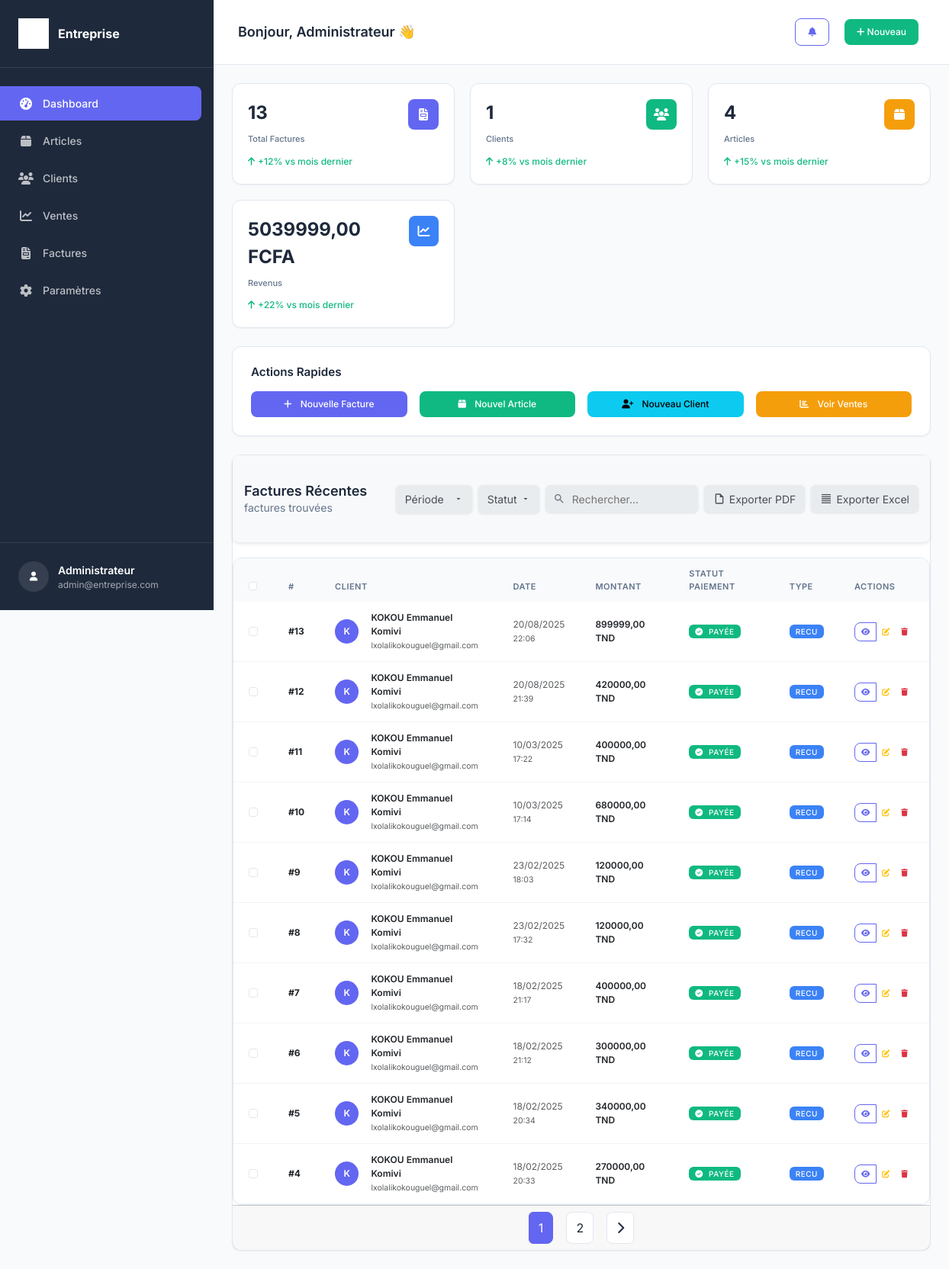
The app's page / (signed in), older data.
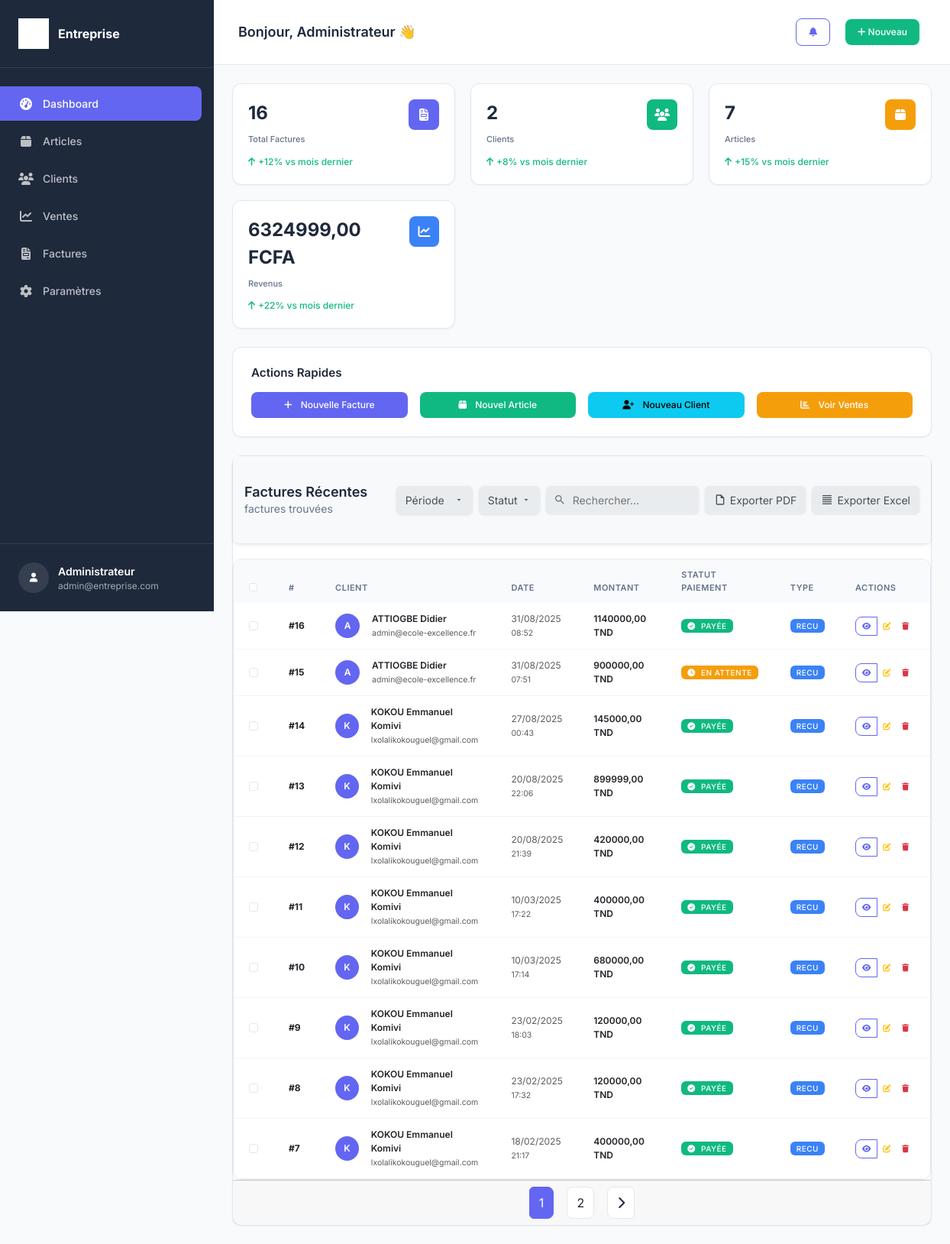
The same page, newer data.
### fact_app/models.py (models this page shows, shortened)
class Invoice(models.Model):
    INVOICE_TYPE = (
        ('R', 'RECU'),
        ('F', 'FACTURE')
    )
    customer = models.ForeignKey(Customer, null=True, blank=True, on_delete=models.PROTECT)
    save_by = models.ForeignKey(User, on_delete=models.PROTECT)
    invoice_date_time = models.DateTimeField(auto_now_add=True)
    last_updated_date = models.DateTimeField(null=True)
    paid = models.BooleanField(default=True)
    invoice_type = models.CharField(max_length=1, choices=INVOICE_TYPE)
    comments = models.TextField(null=True, max_length=1000, blank=True)
    class Meta:
        verbose_name = "Invoice"
        verbose_name_plural = "Invoices"
    @property
    def total(self):
        total_amount = 0
        for item in self.invoice_items.all():
            total_amount += item.total_price
        return total_amount

class Customer(models.Model):
    SEX_TYPES = (
        ('M', 'Male'),
        ('F', 'Female'),
    )
    name = models.CharField(max_length=132)
    email = models.EmailField()
    phone = models.CharField(max_length=132)
    address = models.CharField(max_length=132)
    sex = models.CharField(max_length=1, choices=SEX_TYPES)
    age = models.CharField(max_length=12)
    city = models.CharField(max_length=32)
    zip_code = models.CharField(max_length=32)
    created_date = models.DateTimeField(auto_now_add=True)
    save_by = models.ForeignKey(User, on_delete=models.PROTECT)
    class Meta:
        verbose_name = "Customer"
        verbose_name_plural = "Customers"

class InvoiceItem(models.Model):
    invoice = models.ForeignKey(Invoice, null=True, blank=True, on_delete=models.SET_NULL, related_name="invoice_items")
    article = models.ForeignKey(Article, null=True, blank=True, on_delete=models.SET_NULL)
    unit_price = models.DecimalField(max_digits=10, decimal_places=2)
    quantity = models.PositiveIntegerField()
    @property
    def total_price(self):
        return self.quantity * self.unit_price

### fact_app/views.py (the view, shortened to what this page needs)
# urls.py: path('', views.HomeView.as_view(), name='home'),
class HomeView(LoginRequiredSuperuserMixin, View):
    templates_name = 'index.html'
    invoices = Invoice.objects.select_related('customer', 'save_by').all().order_by('-invoice_date_time')
    def get(self, request, *args, **kwargs):
        total_invoices = Invoice.objects.count()
        total_customers = Customer.objects.count()
        total_articles = Article.objects.count()
        total_revenue = InvoiceItem.objects.filter(
            invoice__paid=True
        ).aggregate(
            total=models.Sum(models.F('quantity') * models.F('unit_price'))
        )['total'] or 0
        items = pagination(request, self.invoices)
        context = {
            'invoices': items,
            'total_invoices': total_invoices,
            'total_customers': total_customers,
            'total_articles': total_articles,
            'total_revenue': total_revenue,
        }
        return render(request, self.templates_name, context)

### fact_app/utils.py (called while the page is built)
def pagination(request, items):
        default_page = 1
        page = request.GET.get('page', default_page)
        items_per_page = 10  # Augmenté à 10 éléments par page
        paginator = Paginator(items, items_per_page)
        try:
            items_page = paginator.page(page)
        except PageNotAnInteger:
            items_page = paginator.page(default_page)
        except EmptyPage:
            items_page = paginator.page(paginator.num_pages)
        return items_page

### templates/index.html (shortened to what the changed rows need)
{% extends "base.html" %}
{% load static %}
{% block content %}
<div class="stats-grid">
    <div class="stat-card fade-in">
        <div class="stat-header">
            <div>
                <div class="stat-value">{{ total_invoices|default:"0" }}</div>
                <div class="stat-label">Total Factures</div>
            </div>
        </div>
    </div>
    <div class="stat-card fade-in">
        <div class="stat-header">
            <div>
                <div class="stat-value">{{ total_customers|default:"0" }}</div>
                <div class="stat-label">Clients</div>
            </div>
        </div>
    </div>
    <div class="stat-card fade-in">
        <div class="stat-header">
            <div>
                <div class="stat-value">{{ total_articles|default:"0" }}</div>
                <div class="stat-label">Articles</div>
            </div>
        </div>
    </div>
    <div class="stat-card fade-in">
        <div class="stat-header">
            <div>
                <div class="stat-value">{{ total_revenue|default:"0"|floatformat:2 }} FCFA</div>
                <div class="stat-label">Revenus</div>
            </div>
        </div>
    </div>
</div>
<div class="card fade-in">
    <div class="table-container">
        <div class="table-responsive">
            <table class="table table-hover">
                <thead>
                    <tr>
                        <th width="50">
                            <input type="checkbox" class="form-check-input" id="selectAll">
                        </th>
                        <th>#</th>
                        <th>Client</th>
                        <th>Date</th>
                        <th>Montant</th>
                        <th>Statut Paiement</th>
                        <th>Type</th>
                        <th>Actions</th>
                    </tr>
                </thead>
                <tbody id="myTable">
                    {% if invoices %}
                        {% for facture in invoices %}
                        <tr>
                            <td>
                                <input type="checkbox" class="form-check-input row-checkbox">
                            </td>
                            <td>
                                <strong>#{{ facture.pk }}</strong>
                            </td>
                            <td>
                                <div class="d-flex align-items-center">
                                    <div class="avatar-sm me-3">
                                        <div class="avatar-initial rounded-circle bg-primary">
                                            {{ facture.customer.name|first|upper }}
                                        </div>
                                    </div>
                                    <div>
                                        <div class="fw-semibold">{{ facture.customer.name }}</div>
                                        <small class="text-muted">{{ facture.customer.email|default:"-" }}</small>
                                    </div>
                                </div>
                            </td>
                            <td>
                                <div class="text-muted">{{ facture.invoice_date_time|date:"d/m/Y" }}</div>
                                <small class="text-muted">{{ facture.invoice_date_time|date:"H:i" }}</small>
                            </td>
                            <td>
                                <div class="fw-semibold">{{ facture.total|floatformat:2 }} TND</div>
                            </td>
                            <td>
                                {% if facture.paid %}
                                    <span class="badge badge-success">
                                        <i class="fas fa-check-circle me-1"></i>
                                        Payée
                                    </span>
                                {% else %}
                                    <span class="badge badge-warning">
                                        <i class="fas fa-clock me-1"></i>
                                        En attente
                                    </span>
                                {% endif %}
                            </td>
                            <td>
                                <span class="badge badge-info">{{ facture.get_invoice_type_display }}</span>
                            </td>
                            <td>
                                <div class="btn-group" role="group">
                                    <a href="{% url 'view-invoice' pk=facture.pk %}"
                                       class="btn btn-sm btn-outline-primary"
                                       title="Voir">
                                        <i class="fas fa-eye"></i>
                                    </a>
                                    <button type="button"
                                            class="btn btn-sm btn-outline-warning"
                                            title="Modifier"
                                            data-bs-toggle="modal"
                                            data-bs-target="#modifier"
                                            data-id="{{ facture.pk }}"
                                            data-customer="{{ facture.customer.name }}">
                                        <i class="fas fa-edit"></i>
                                    </button>
                                    <button type="button"
                                            class="btn btn-sm btn-outline-danger"
                                            title="Supprimer"
                                            data-bs-toggle="modal"
                                            data-bs-target="#supprimer"
                                            data-id="{{ facture.pk }}"
                                            data-customer="{{ facture.customer.name }}">
                                        <i class="fas fa-trash"></i>
                                    </button>
                                </div>
                            </td>
                        </tr>
                        {% endfor %}
                    {% endif %}
                </tbody>
            </table>
        </div>
    </div>
    {% if invoices.has_other_pages %}
    <div class="card-footer">
        <nav aria-label="Pagination">
            <ul class="pagination justify-content-center mb-0">
                {% for page_number in invoices.paginator.page_range %}
                    {% if invoices.number == page_number %}
                        <li class="page-item active mx-2">
                            <span class="page-link">{{ page_number }}</span>
                        </li>
                    {% else %}
                        <li class="page-item mx-2">
                            <a class="page-link" href="?page={{ page_number }}">{{ page_number }}</a>
                        </li>
                    {% endif %}
                {% endfor %}
            </ul>
        </nav>
    </div>
    {% endif %}
</div>
{% endblock %}

Row changes from the older to the newer data that the page shows:
no longer on this page (row unchanged): Invoice: pk "6", customer.name|first "K", customer.name "KOKOU Emmanuel Komivi", customer.email "lxolalikokouguel@gmail.com", invoice_date_time "18/02/2025", invoice_date_time "21:12", total "300000,00", paid True (drawn), invoice_type "RECU"
no longer on this page (row unchanged): Invoice: pk "5", customer.name|first "K", customer.name "KOKOU Emmanuel Komivi", customer.email "lxolalikokouguel@gmail.com", invoice_date_time "18/02/2025", invoice_date_time "20:34", total "340000,00", paid True (drawn), invoice_type "RECU"
no longer on this page (row unchanged): Invoice: pk "4", customer.name|first "K", customer.name "KOKOU Emmanuel Komivi", customer.email "lxolalikokouguel@gmail.com", invoice_date_time "18/02/2025", invoice_date_time "20:33", total "270000,00", paid True (drawn), invoice_type "RECU"
added Invoice: pk "16", customer.name|first "A", customer.name "ATTIOGBE Didier", customer.email "admin@ecole-excellence.fr", invoice_date_time "31/08/2025", invoice_date_time "08:52", total "1140000,00", paid True (drawn), invoice_type "RECU"
added Invoice: pk "15", customer.name|first "A", customer.name "ATTIOGBE Didier", customer.email "admin@ecole-excellence.fr", invoice_date_time "31/08/2025", invoice_date_time "07:51", total "900000,00", paid False (drawn), invoice_type "RECU"
added Invoice: pk "14", customer.name|first "K", customer.name "KOKOU Emmanuel Komivi", customer.email "lxolalikokouguel@gmail.com", invoice_date_time "27/08/2025", invoice_date_time "00:43", total "145000,00", paid True (drawn), invoice_type "RECU"
Text that changed along with them:
{{ total_invoices|default:"0" }}: "13" → "16"
{{ total_customers|default:"0" }}: "1" → "2"
{{ total_articles|default:"0" }}: "4" → "7"
{{ total_revenue|default:"0"|floatformat:2 }}: "5039999,00" → "6324999,00"
